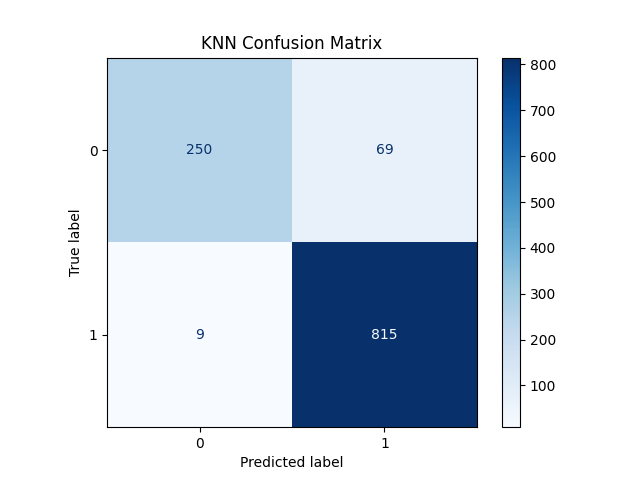
#> input picture ml/knn_cm.png, 640 x 480 px
$ python -i advanced_features.py   (imports and definitions only)   (older library calls are emulated)
#> lines starting #> are read from the running program, lines starting #| are printed output that depends on the picture
import cv2
import numpy as np
from skimage.feature import local_binary_pattern


# ================= CLAHE =================
def apply_clahe(img):
    clahe = cv2.createCLAHE(clipLimit=2.0, tileGridSize=(8,8))
    return clahe.apply(img)


# ================= LOG GABOR + ATTENTION =================
def log_gabor_attention(img):

    orientations = [0, 45, 90, 135]

    # 🔥 IMPORTANT (faculty requirement)
    weights = {
        0: 0.5,
        45: 2.0,
        90: 2.0,
        135: 0.5
    }

    features = []

    for angle in orientations:

        kernel = cv2.getGaborKernel(
            (21,21),
            5,
            np.radians(angle),
            10,
            0.5,
            0
        )

        filtered = cv2.filter2D(img, cv2.CV_32F, kernel)

        # apply attention
        filtered = filtered * weights[angle]

        features.append(np.mean(filtered))
        features.append(np.std(filtered))

    return features


# ================= LTP FEATURE =================
def ltp_feature(img):

    radius = 2
    n_points = 8 * radius

    lbp = local_binary_pattern(img, n_points, radius, method='uniform')

    hist, _ = np.histogram(lbp.ravel(), bins=20, range=(0,20))
    hist = hist.astype("float")
    hist /= (hist.sum() + 1e-6)

    return hist.tolist()


# ================= FINAL FEATURE =================
def extract_features(img, use_ltp=True):

    img = apply_clahe(img)

    f1 = log_gabor_attention(img)

    if use_ltp:
        f2 = ltp_feature(img)
        return np.array(f1 + f2)
    else:
        return np.array(f1)

>>> import cv2
>>> picture = cv2.imread('knn_cm.png', cv2.IMREAD_GRAYSCALE)
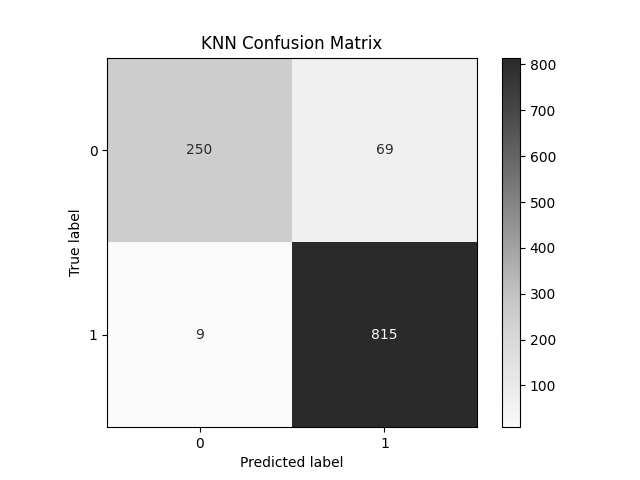
#> picture: shape (480, 640); min 0, max 255, mean 217.6
>>> result = extract_features(picture)
#> the loop in log_gabor_attention, `for angle in orientations: ` made 4 passes
#> pass 1, in log_gabor_attention, `filtered = cv2.filter2D(img, cv2.CV_32F, kernel)`:
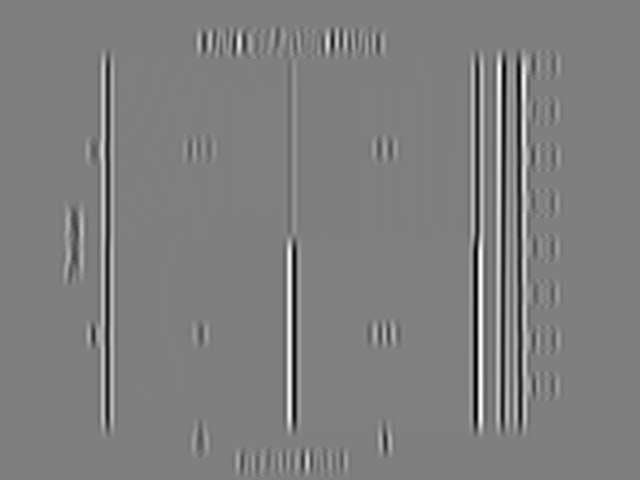
#> filtered: shape (480, 640) float32; min -6163.1, max 6089.2, mean -17.5; drawn with min black and max white
#> pass 2, in log_gabor_attention, `filtered = cv2.filter2D(img, cv2.CV_32F, kernel)`:
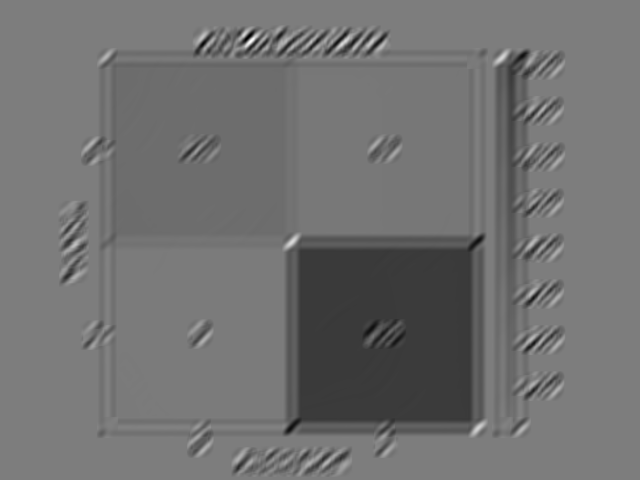
#> filtered: shape (480, 640) float32; min -1180.5, max 5523.5, mean 1799.4; drawn with min black and max white
#> after the loop in log_gabor_attention, `for angle in orientations:`:
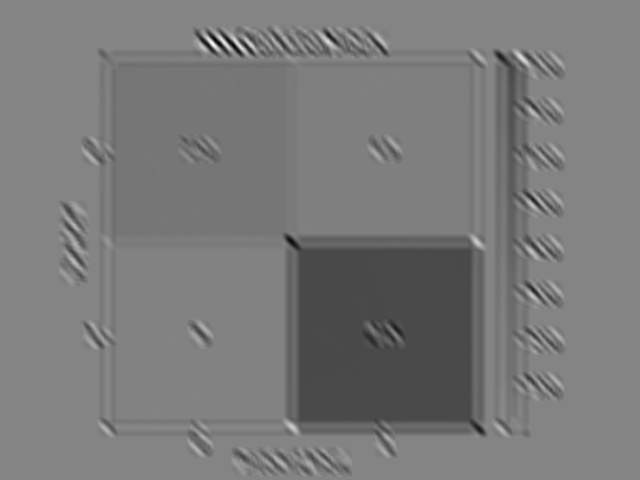
#> filtered: shape (480, 640) float32; min -924.5, max 2894.6, mean 899.7; drawn with min black and max white
#> after the loop in log_gabor_attention, `for angle in orientations:`: features = [-8.74, 442.4, 3598.7, 1130.6, -34.95, 1443, 899.7, 285.1]
#> in extract_features, `f1 = log_gabor_attention(img)`: f1 has the same summary as features in log_gabor_attention
#> in ltp_feature, `lbp = local_binary_pattern(img, n_points, radius, method='uniform')`:
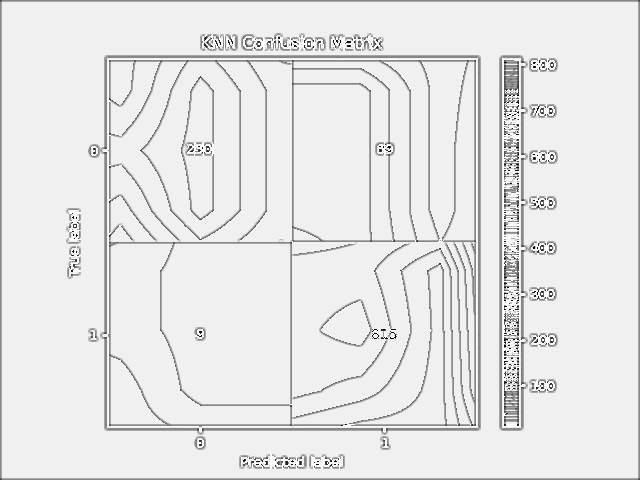
#> lbp: shape (480, 640) float64; min 0, max 17, mean 15.32; drawn with min black and max white
#> in ltp_feature, `hist, _ = np.histogram(lbp.ravel(), bins=20, range=(0,20))`: hist = 20 values, max 265127 at index 16, min 0 at index 18, mean 15360
#> in ltp_feature, `hist /= (hist.sum() + 1e-6)`: hist = 20 values, max 0.863 at index 16, min 0 at index 18, mean 0.05
#> in extract_features, `f2 = ltp_feature(img)`: f2 = [0.000283, 0.00101, 0.000778, 0.000928, 0.000387, 0.00148, 0.00258, 0.00518, 0.00359, 0.0417, 0.00464, 0.0351, 0.00363, 0.00291, 0.00469, 0.00576, 0.863, 0.0223, 0, 0]
#> result = 28 values, max 3598.7 at index 2, min -34.95 at index 4, mean 277

$ run again, on ml/mc_rf_cm.png
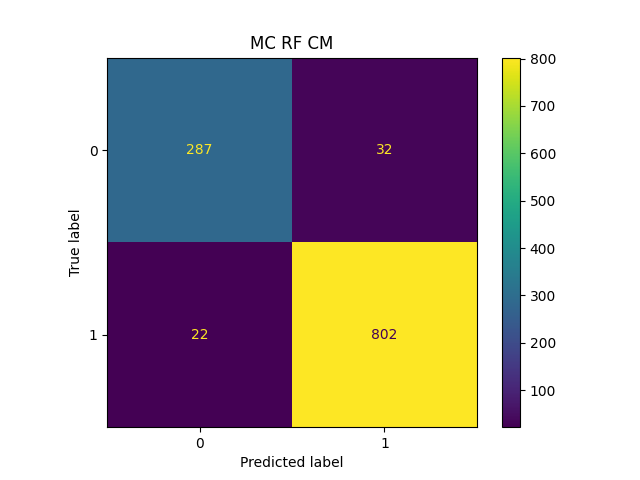
#> input picture ml/mc_rf_cm.png, 640 x 480 px
#> after the loop in log_gabor_attention, `for angle in orientations:`:
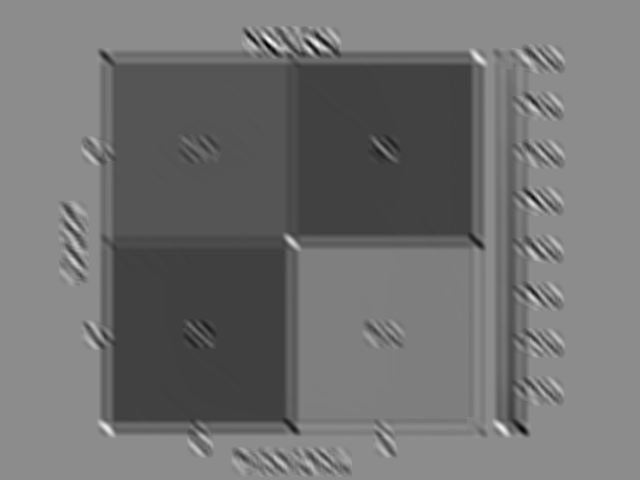
#> filtered: shape (480, 640) float32; min -648.1, max 2441.4, mean 735.9; drawn with min black and max white
#> after the loop in log_gabor_attention, `for angle in orientations:`: features = [-7.15, 470.7, 2943.7, 1520.7, -28.59, 1536.6, 735.9, 379.7]
#> f1 has the same summary as features in log_gabor_attention
#> in ltp_feature, `lbp = local_binary_pattern(img, n_points, radius, method='uniform')`:
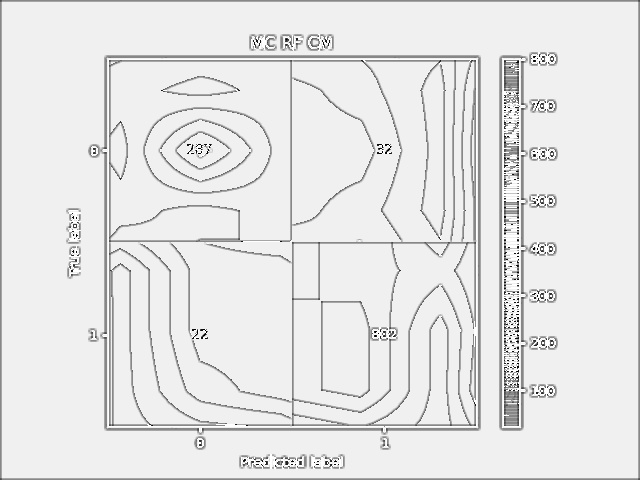
#> lbp: shape (480, 640) float64; min 0, max 17, mean 15.32; drawn with min black and max white
#> in ltp_feature, `hist, _ = np.histogram(lbp.ravel(), bins=20, range=(0,20))`: hist = 20 values, max 265282 at index 16, min 0 at index 18, mean 15360
#> in ltp_feature, `hist /= (hist.sum() + 1e-6)`: hist = 20 values, max 0.864 at index 16, min 0 at index 18, mean 0.05
#> f2 = [0.000404, 0.00118, 0.00083, 0.000758, 0.000267, 0.00133, 0.00226, 0.00568, 0.00333, 0.0417, 0.0055, 0.0353, 0.00337, 0.00269, 0.00477, 0.00586, 0.864, 0.0213, 0, 0]
#> result = 28 values, max 2943.7 at index 2, min -28.59 at index 4, mean 269.7
